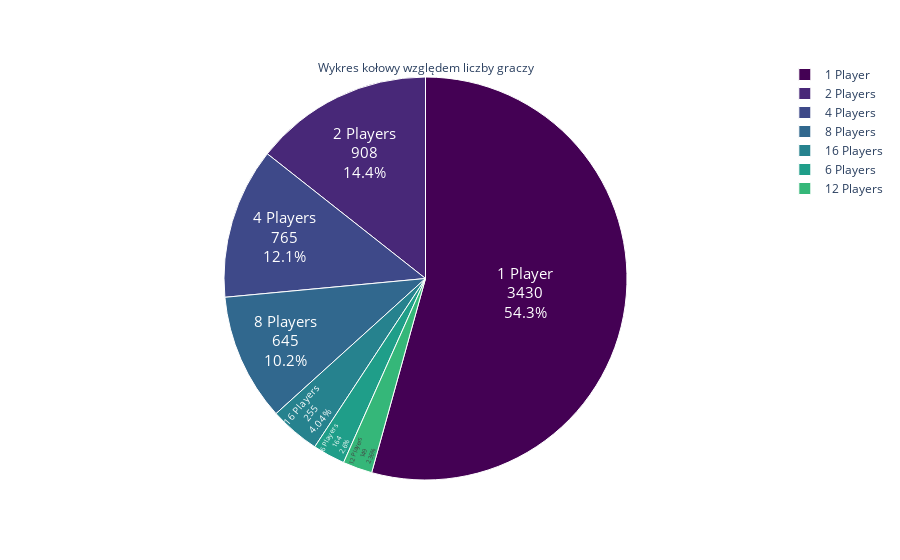

Notebook source saved alongside this figure:
### Code cell
# Wizualizacja
import plotly.express as px
 
labels = ['1 Player','2 Players','4 Players','8 Players','16 Players','6 Players','12 Players']
valTab = [3430, 908, 765, 645, 255, 164, 149]

fig = px.pie(values=valTab, names=labels, color_discrete_sequence=px.colors.sequential.Viridis)
 
fig.update_traces(textposition = 'inside', textinfo = 'percent+label+value', marker = dict(line = dict(color = '#FFFFFF', width = 1)),
                  textfont_size = 15, title = 'Wykres kołowy względem liczby graczy')
 
fig.show()

### Figure 1 — Plotly figure (JSON) as saved in the notebook; plotly's stock layout.template omitted (floating-point values rounded to 4 significant figures)
{"data": [{"domain": {"x": [0, 1], "y": [0, 1]}, "hovertemplate": "label=%{label}<br>value=%{value}<extra></extra>", "labels": ["1 Player", "2 Players", "4 Players", "8 Players", "16 Players", "6 Players", "12 Players"], "legendgroup": "", "marker": {"line": {"color": "#FFFFFF", "width": 1}}, "name": "", "showlegend": true, "textfont": {"size": 15}, "textinfo": "percent+label+value", "textposition": "inside", "title": {"text": "Wykres kołowy względem liczby graczy"}, "type": "pie", "values": [3430, 908, 765, 645, 255, 164, 149]}], "layout": {"legend": {"tracegroupgap": 0}, "margin": {"t": 60}, "piecolorway": ["#440154", "#482878", "#3e4989", "#31688e", "#26828e", "#1f9e89", "#35b779", "#6ece58", "#b5de2b", "#fde725"]}}
